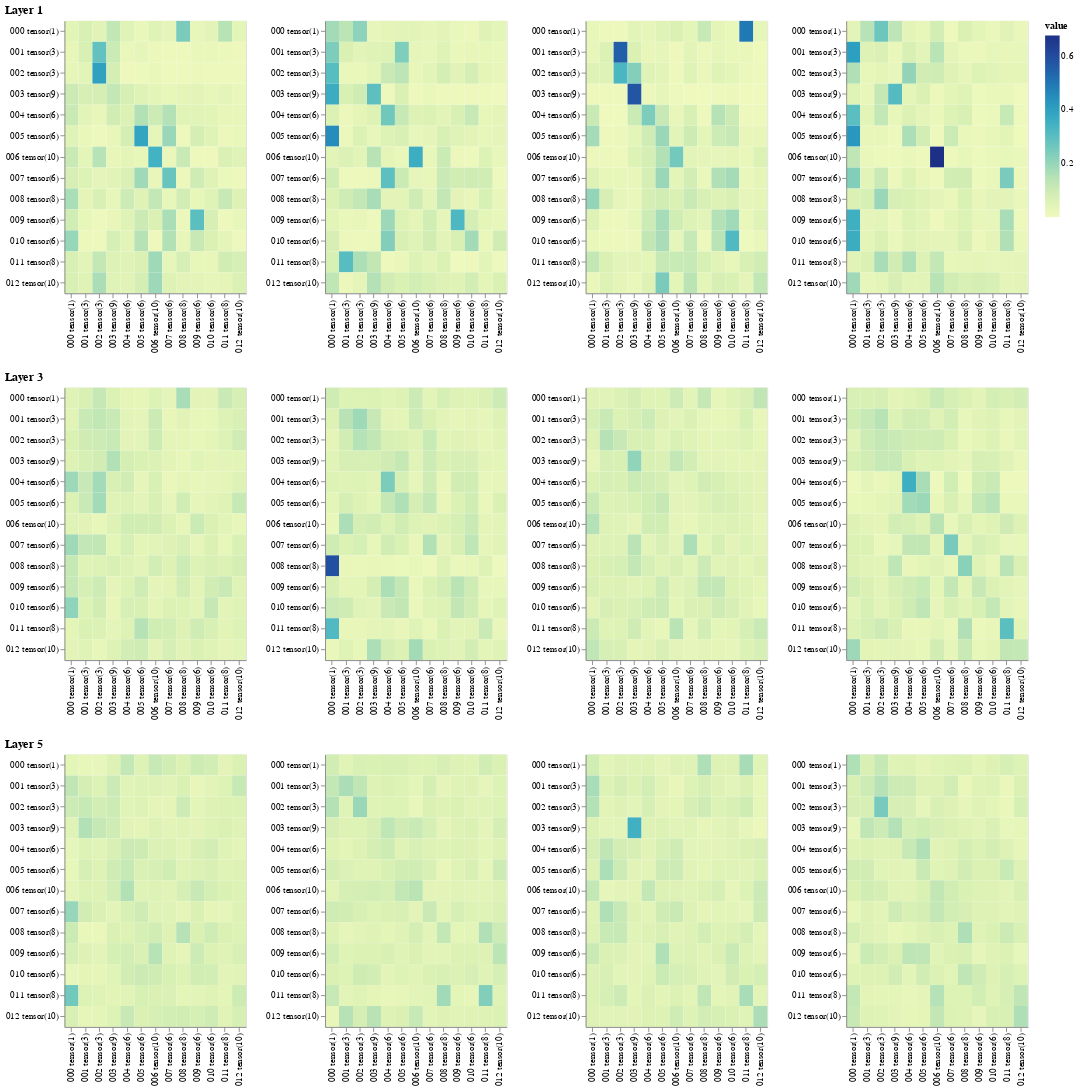

Here is the notebook cell this chart was saved with:
### Code cell
viz_encoder_self()

### Figure 1 — Vega-Lite specification as saved in the notebook (floating-point values rounded to 4 significant figures; data arrays with more than 128 entries replaced by an {"elided": "..."} marker saying what was removed)
{"config": {"view": {"continuousWidth": 300, "continuousHeight": 300}}, "hconcat": [{"vconcat": [{"hconcat": [{"data": {"name": "data-8c85a68bf70e7b4464f9a486a7c33cb7"}, "mark": {"type": "rect"}, "encoding": {"color": {"field": "value", "type": "quantitative"}, "tooltip": [{"field": "row", "type": "quantitative"}, {"field": "column", "type": "quantitative"}, {"field": "value", "type": "quantitative"}, {"field": "row_token", "type": "nominal"}, {"field": "col_token", "type": "nominal"}], "x": {"axis": {"title": ""}, "field": "col_token", "type": "nominal"}, "y": {"axis": {"title": ""}, "field": "row_token", "type": "nominal"}}, "height": 300, "name": "view_121", "width": 200}, {"data": {"name": "data-6d52cfe1ee1f6ed4fb77f50e231894c3"}, "mark": {"type": "rect"}, "encoding": {"color": {"field": "value", "type": "quantitative"}, "tooltip": [{"field": "row", "type": "quantitative"}, {"field": "column", "type": "quantitative"}, {"field": "value", "type": "quantitative"}, {"field": "row_token", "type": "nominal"}, {"field": "col_token", "type": "nominal"}], "x": {"axis": {"title": ""}, "field": "col_token", "type": "nominal"}, "y": {"axis": {"title": ""}, "field": "row_token", "type": "nominal"}}, "height": 300, "name": "view_122", "width": 200}, {"data": {"name": "data-acb61887f5571973dc8dad038092d6de"}, "mark": {"type": "rect"}, "encoding": {"color": {"field": "value", "type": "quantitative"}, "tooltip": [{"field": "row", "type": "quantitative"}, {"field": "column", "type": "quantitative"}, {"field": "value", "type": "quantitative"}, {"field": "row_token", "type": "nominal"}, {"field": "col_token", "type": "nominal"}], "x": {"axis": {"title": ""}, "field": "col_token", "type": "nominal"}, "y": {"axis": {"title": ""}, "field": "row_token", "type": "nominal"}}, "height": 300, "name": "view_123", "width": 200}, {"data": {"name": "data-c2486346636d420eb4355188801adbe5"}, "mark": {"type": "rect"}, "encoding": {"color": {"field": "value", "type": "quantitative"}, "tooltip": [{"field": "row", "type": "quantitative"}, {"field": "column", "type": "quantitative"}, {"field": "value", "type": "quantitative"}, {"field": "row_token", "type": "nominal"}, {"field": "col_token", "type": "nominal"}], "x": {"axis": {"title": ""}, "field": "col_token", "type": "nominal"}, "y": {"axis": {"title": ""}, "field": "row_token", "type": "nominal"}}, "height": 300, "name": "view_124", "width": 200}]}, {"vconcat": [{"hconcat": [{"data": {"name": "data-ce18c9ce834ac60ed2dc060a2151f450"}, "mark": {"type": "rect"}, "encoding": {"color": {"field": "value", "type": "quantitative"}, "tooltip": [{"field": "row", "type": "quantitative"}, {"field": "column", "type": "quantitative"}, {"field": "value", "type": "quantitative"}, {"field": "row_token", "type": "nominal"}, {"field": "col_token", "type": "nominal"}], "x": {"axis": {"title": ""}, "field": "col_token", "type": "nominal"}, "y": {"axis": {"title": ""}, "field": "row_token", "type": "nominal"}}, "height": 300, "name": "view_129", "width": 200}, {"data": {"name": "data-57be3fd6f0e2fd4bde1f4781bf72fd2d"}, "mark": {"type": "rect"}, "encoding": {"color": {"field": "value", "type": "quantitative"}, "tooltip": [{"field": "row", "type": "quantitative"}, {"field": "column", "type": "quantitative"}, {"field": "value", "type": "quantitative"}, {"field": "row_token", "type": "nominal"}, {"field": "col_token", "type": "nominal"}], "x": {"axis": {"title": ""}, "field": "col_token", "type": "nominal"}, "y": {"axis": {"title": ""}, "field": "row_token", "type": "nominal"}}, "height": 300, "name": "view_130", "width": 200}, {"data": {"name": "data-7dd8fd4ea8e251537db269a6c14ac4f0"}, "mark": {"type": "rect"}, "encoding": {"color": {"field": "value", "type": "quantitative"}, "tooltip": [{"field": "row", "type": "quantitative"}, {"field": "column", "type": "quantitative"}, {"field": "value", "type": "quantitative"}, {"field": "row_token", "type": "nominal"}, {"field": "col_token", "type": "nominal"}], "x": {"axis": {"title": ""}, "field": "col_token", "type": "nominal"}, "y": {"axis": {"title": ""}, "field": "row_token", "type": "nominal"}}, "height": 300, "name": "view_131", "width": 200}, {"data": {"name": "data-975c9ebfca346ca547df32e268cf16ed"}, "mark": {"type": "rect"}, "encoding": {"color": {"field": "value", "type": "quantitative"}, "tooltip": [{"field": "row", "type": "quantitative"}, {"field": "column", "type": "quantitative"}, {"field": "value", "type": "quantitative"}, {"field": "row_token", "type": "nominal"}, {"field": "col_token", "type": "nominal"}], "x": {"axis": {"title": ""}, "field": "col_token", "type": "nominal"}, "y": {"axis": {"title": ""}, "field": "row_token", "type": "nominal"}}, "height": 300, "name": "view_132", "width": 200}]}], "title": "Layer 3"}, {"vconcat": [{"hconcat": [{"data": {"name": "data-1b9a306ae321598a2884f43605dc03cb"}, "mark": {"type": "rect"}, "encoding": {"color": {"field": "value", "type": "quantitative"}, "tooltip": [{"field": "row", "type": "quantitative"}, {"field": "column", "type": "quantitative"}, {"field": "value", "type": "quantitative"}, {"field": "row_token", "type": "nominal"}, {"field": "col_token", "type": "nominal"}], "x": {"axis": {"title": ""}, "field": "col_token", "type": "nominal"}, "y": {"axis": {"title": ""}, "field": "row_token", "type": "nominal"}}, "height": 300, "name": "view_137", "width": 200}, {"data": {"name": "data-5adf8150e95324713390cdd31d453a63"}, "mark": {"type": "rect"}, "encoding": {"color": {"field": "value", "type": "quantitative"}, "tooltip": [{"field": "row", "type": "quantitative"}, {"field": "column", "type": "quantitative"}, {"field": "value", "type": "quantitative"}, {"field": "row_token", "type": "nominal"}, {"field": "col_token", "type": "nominal"}], "x": {"axis": {"title": ""}, "field": "col_token", "type": "nominal"}, "y": {"axis": {"title": ""}, "field": "row_token", "type": "nominal"}}, "height": 300, "name": "view_138", "width": 200}, {"data": {"name": "data-42e8712c255fcaac8d75d97e58e5e093"}, "mark": {"type": "rect"}, "encoding": {"color": {"field": "value", "type": "quantitative"}, "tooltip": [{"field": "row", "type": "quantitative"}, {"field": "column", "type": "quantitative"}, {"field": "value", "type": "quantitative"}, {"field": "row_token", "type": "nominal"}, {"field": "col_token", "type": "nominal"}], "x": {"axis": {"title": ""}, "field": "col_token", "type": "nominal"}, "y": {"axis": {"title": ""}, "field": "row_token", "type": "nominal"}}, "height": 300, "name": "view_139", "width": 200}, {"data": {"name": "data-60bb127c35478c356dbd7e63a0fab3bb"}, "mark": {"type": "rect"}, "encoding": {"color": {"field": "value", "type": "quantitative"}, "tooltip": [{"field": "row", "type": "quantitative"}, {"field": "column", "type": "quantitative"}, {"field": "value", "type": "quantitative"}, {"field": "row_token", "type": "nominal"}, {"field": "col_token", "type": "nominal"}], "x": {"axis": {"title": ""}, "field": "col_token", "type": "nominal"}, "y": {"axis": {"title": ""}, "field": "row_token", "type": "nominal"}}, "height": 300, "name": "view_140", "width": 200}]}], "title": "Layer 5"}], "title": "Layer 1"}], "params": [{"name": "param_121", "select": {"type": "interval", "encodings": ["x", "y"]}, "bind": "scales", "views": ["view_121"]}, {"name": "param_122", "select": {"type": "interval", "encodings": ["x", "y"]}, "bind": "scales", "views": ["view_122"]}, {"name": "param_123", "select": {"type": "interval", "encodings": ["x", "y"]}, "bind": "scales", "views": ["view_123"]}, {"name": "param_124", "select": {"type": "interval", "encodings": ["x", "y"]}, "bind": "scales", "views": ["view_124"]}, {"name": "param_129", "select": {"type": "interval", "encodings": ["x", "y"]}, "bind": "scales", "views": ["view_129"]}, {"name": "param_130", "select": {"type": "interval", "encodings": ["x", "y"]}, "bind": "scales", "views": ["view_130"]}, {"name": "param_131", "select": {"type": "interval", "encodings": ["x", "y"]}, "bind": "scales", "views": ["view_131"]}, {"name": "param_132", "select": {"type": "interval", "encodings": ["x", "y"]}, "bind": "scales", "views": ["view_132"]}, {"name": "param_137", "select": {"type": "interval", "encodings": ["x", "y"]}, "bind": "scales", "views": ["view_137"]}, {"name": "param_138", "select": {"type": "interval", "encodings": ["x", "y"]}, "bind": "scales", "views": ["view_138"]}, {"name": "param_139", "select": {"type": "interval", "encodings": ["x", "y"]}, "bind": "scales", "views": ["view_139"]}, {"name": "param_140", "select": {"type": "interval", "encodings": ["x", "y"]}, "bind": "scales", "views": ["view_140"]}], "$schema": "https://vega.github.io/schema/vega-lite/v5.20.1.json", "datasets": {"data-8c85a68bf70e7b4464f9a486a7c33cb7": {"elided": "169 records"}, "data-6d52cfe1ee1f6ed4fb77f50e231894c3": {"elided": "169 records"}, "data-acb61887f5571973dc8dad038092d6de": {"elided": "169 records"}, "data-c2486346636d420eb4355188801adbe5": {"elided": "169 records"}, "data-ce18c9ce834ac60ed2dc060a2151f450": {"elided": "169 records"}, "data-57be3fd6f0e2fd4bde1f4781bf72fd2d": {"elided": "169 records"}, "data-7dd8fd4ea8e251537db269a6c14ac4f0": {"elided": "169 records"}, "data-975c9ebfca346ca547df32e268cf16ed": {"elided": "169 records"}, "data-1b9a306ae321598a2884f43605dc03cb": {"elided": "169 records"}, "data-5adf8150e95324713390cdd31d453a63": {"elided": "169 records"}, "data-42e8712c255fcaac8d75d97e58e5e093": {"elided": "169 records"}, "data-60bb127c35478c356dbd7e63a0fab3bb": {"elided": "169 records"}}}
